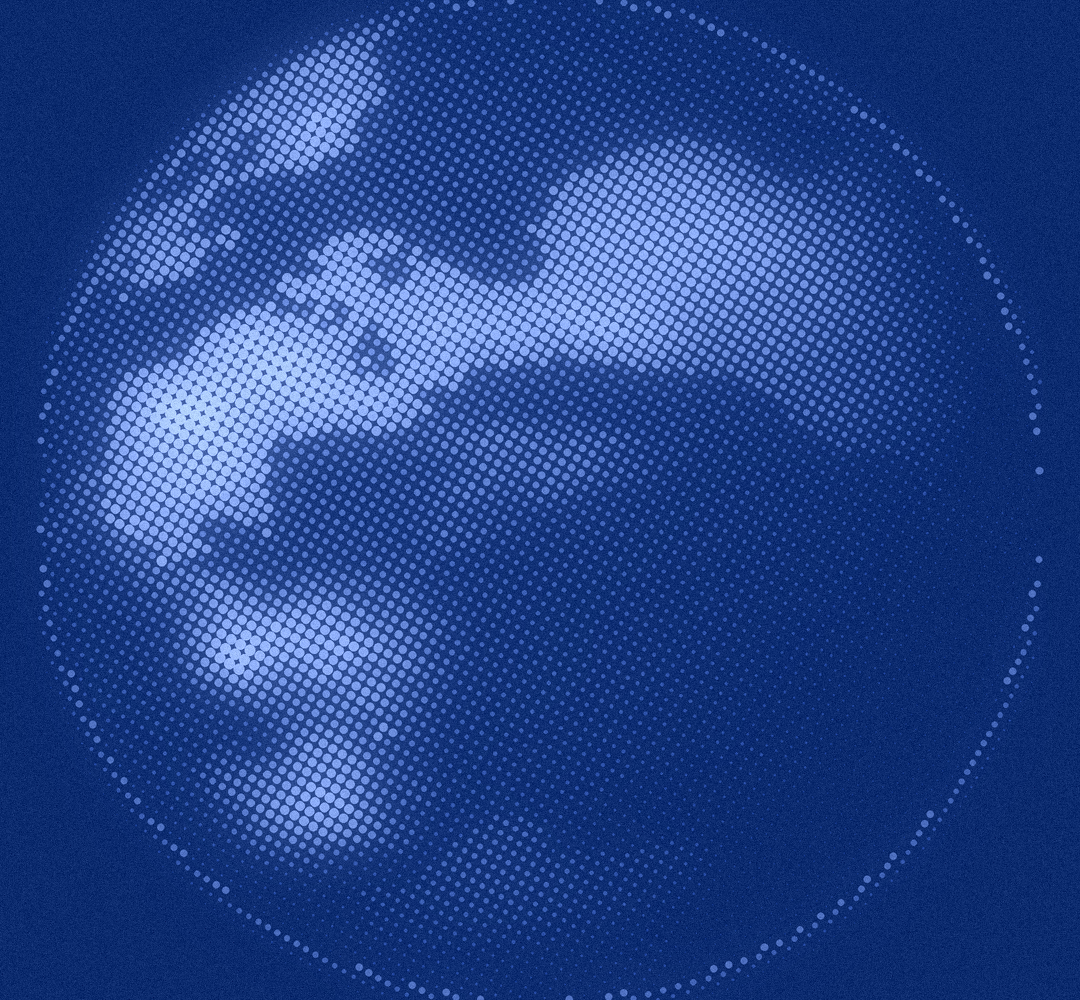

Recreate this plot in Python.
from engine import *
W,H=1080,1000
g=globe(1000,seed=11)
img=np.zeros((H,W)); img[0:1000,40:1040]=g
dots=halftone(img,cell=11,angle=30,gamma=0.9)
navy=hexrgb('#092052'); 
S=2; im=Image.new('RGB',(W*S,H*S),navy); d=ImageDraw.Draw(im)
c_lo=hexrgb('#1B3A8A'); c_hi=hexrgb('#BFD3FF')
for x,y,r in dots:
    t=min(1,r/(11*0.62)); col=lerp(c_lo,c_hi,t**1.3)
    rr=r*S; d.ellipse([x*S-rr,y*S-rr,x*S+rr,y*S+rr],fill=col)
im=im.resize((W,H),Image.LANCZOS)
# atmosphere: glow from blurred copy + grain
glow=im.filter(ImageFilter.GaussianBlur(28)); im=Image.blend(im,Image.composite(glow,im,Image.new('L',(W,H),120)),0.5)
im=Image.fromarray(np.clip(np.asarray(im,float)+np.asarray(glow,float)*0.35,0,255).astype(np.uint8))
a=np.asarray(im,float); a+=rng.normal(0,6,a.shape[:2])[...,None]; im=Image.fromarray(np.clip(a,0,255).astype(np.uint8))
im.save('v1.png')
